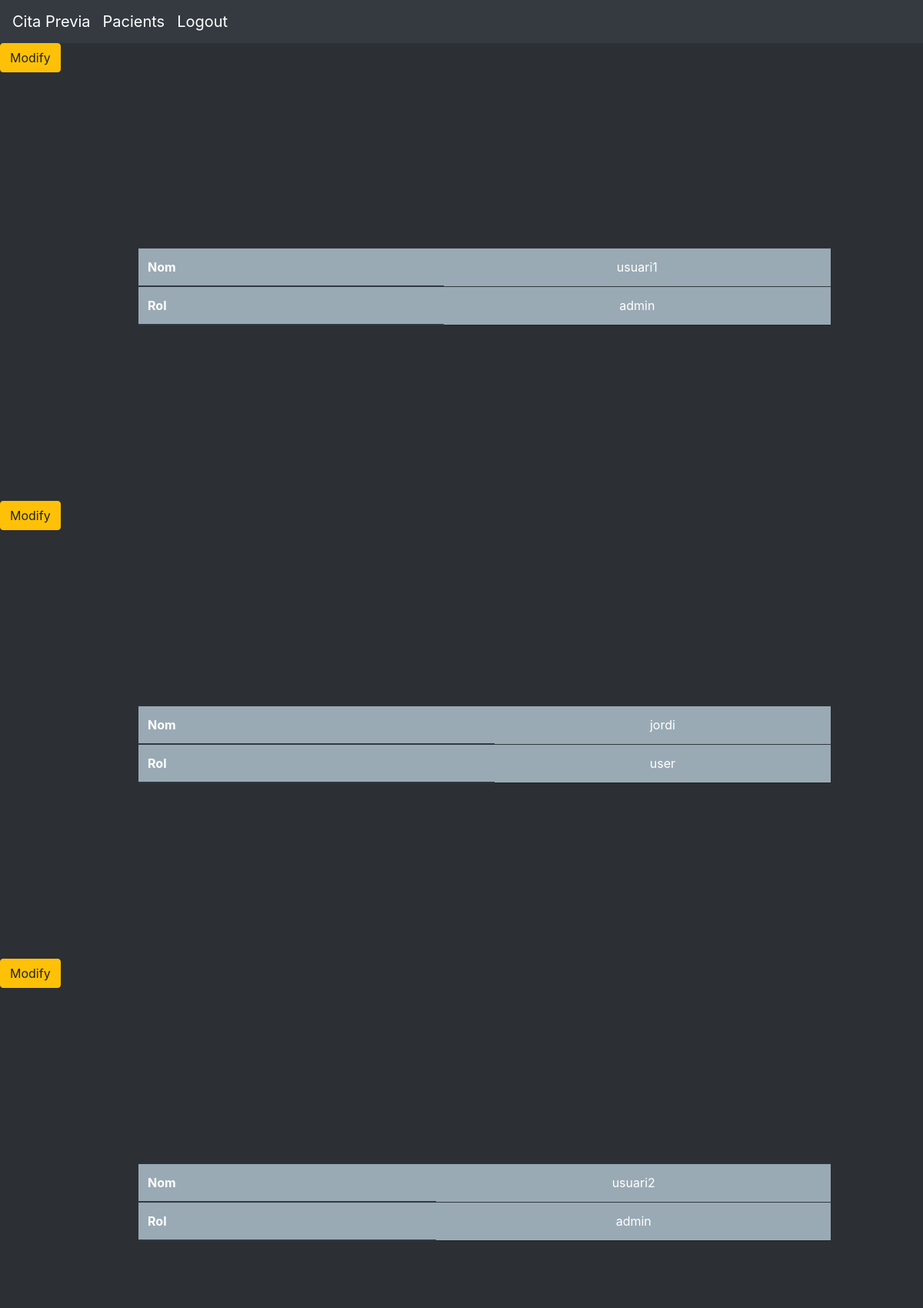
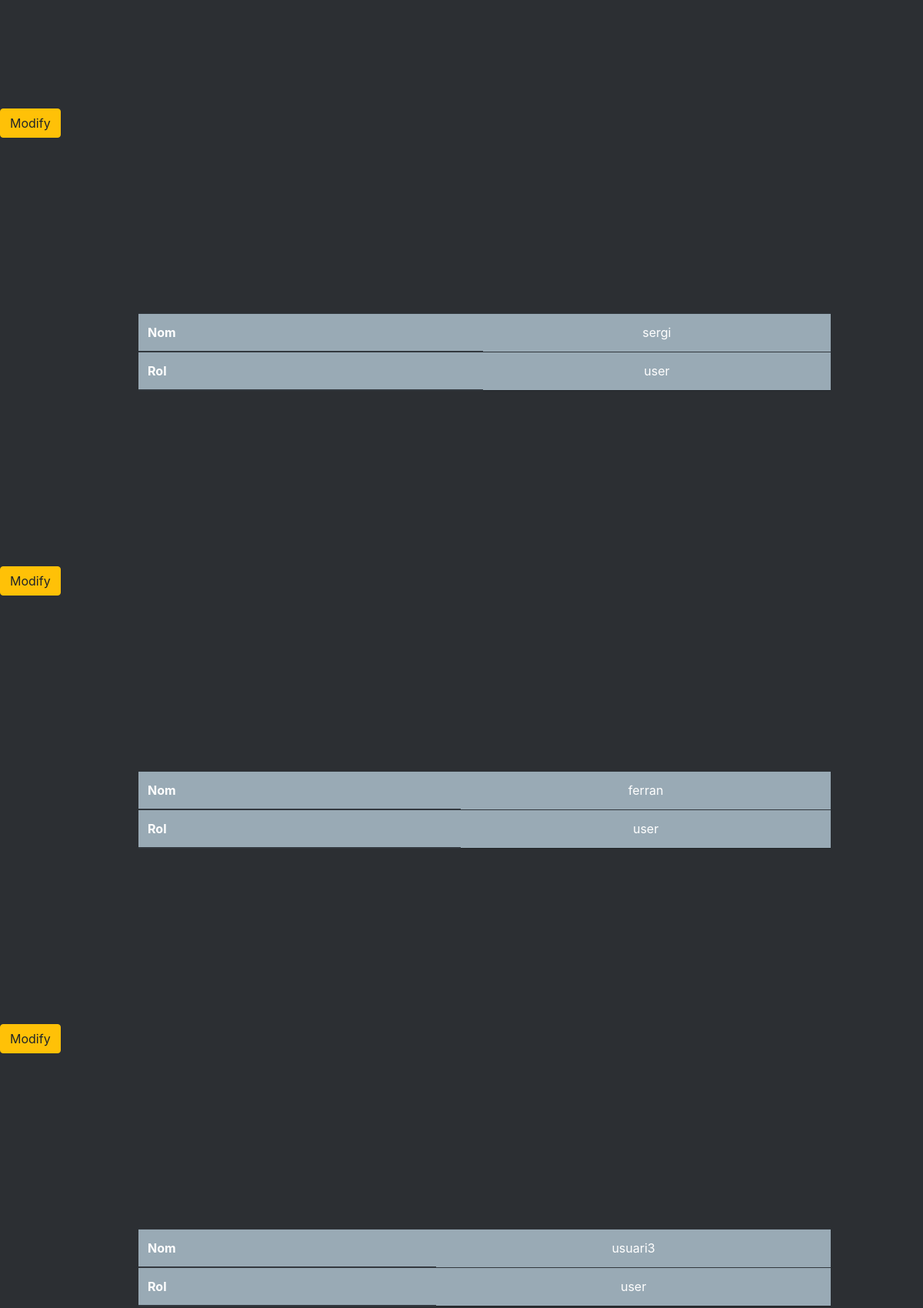
/usuaris/ (signed in, upper part), run on the app's committed database (2 pictures, top to bottom).
### tables this page shows
CREATE TABLE usuaris (id INTEGER PRIMARY KEY AUTOINCREMENT, Username TEXT, Password TEXT, Rol TEXT);

### narcis_app.py (the view)
@app.route('/usuaris/', methods=['GET', 'POST'])
@admin_required
@login_required
def mostrarusurais():
     if request.method == 'GET':
        usuaris = db_esports.getusuariusername()
        return render_template('usuari.html', datos=usuaris )

### db_esports.py (called while the page is built)
def getusuariusername():
    conn = sqlite3.connect('db.db')
    sql=('SELECT id, Username, Password, Rol from Usuaris')
    cursor= conn.execute(sql)
    usuaris=[]
    for row in cursor:
        usuari={}
        usuari['id'] = row[0]
        usuari['Username']= row[1]
        usuari['Password']= row[2]
        usuari['Rol'] = row[3]
        usuaris.append(usuari)
    conn.close
    return usuaris

### narcis_app.py (called while the page is built)
def login_required(f):
    @wraps(f)
    def decorated_function(*args, **kwargs):
        if not 'logged_in' in session:
            return redirect(url_for('login'))
        return f(*args, **kwargs)
    return decorated_function

def admin_required(f):
    @wraps(f)
    def decorated_function(*args, **kwargs):
        if not 'logged_in' in session:
            return redirect(url_for('login'))
        if not 'rol' in session:
            return redirect(url_for('login'))
        rol = session['rol']
        if not rol == 'admin':
            return render_template("notadmin.html")
        return f(*args, **kwargs)
    return decorated_function

### templates/usuari.html (shortened to what this page needs)
<!DOCTYPE html>
<html lang="en">
<head>
    <link rel="stylesheet" href="/static/css/css.css"/>
    <link rel="stylesheet" href="https://maxcdn.bootstrapcdn.com/bootstrap/4.0.0/css/bootstrap.min.css"
/>
    <link rel="stylesheet" href="https://cdn.jsdelivr.net/npm/picnic">
</head>
<body class="bg-color">
    <nav class="navbar navbar-expand-lg navbar-dark bg-dark">
        <a class="navbar-brand" href="{{url_for('jugadors')}}">Cita Previa</a>
        <a class="navbar-brand" href="{{url_for('mostrarusurais')}}">Pacients</a>
        <a class="navbar-brand" href="{{url_for('logout')}}">Logout</a>
      </nav>
{% for usuari in datos %}
<div class="table-responsive marge">
    <table class="table table-dark">
        <thead>
        <tr>
            <th scope="row" class="fila-color">Nom</th>
            <td class="centre fila-color">{{usuari.Username}}</td>
        </tr>
        <tr>
            <th scope="row" class="fila-color">Rol</th>
            <td class="centre fila-color">{{usuari.Rol}}</td>
            <a href="/usuaris/{{usuari.id}}/modify" class="btn btn-warning">Modify</a>
        </tr>
{% endfor %}
</body>
</html>

### static/css/css.css (style rules this page uses)
table.table.table-dark { margin: 19%; margin-left: 15%; margin-right: 15%; width: 75%; }
td.centre { text-align: center; }
body.bg-color { background-color: #2c2f33; }
.fila-color { background-color: #99aab5; }

### data on the page
usuaris: Username "usuari1", Rol "admin"
usuaris: Username "jordi", Rol "user"
usuaris: Username "usuari2", Rol "admin"
usuaris: Username "sergi", Rol "user"
usuaris: Username "ferran", Rol "user"
usuaris: Username "usuari3", Rol "user"
